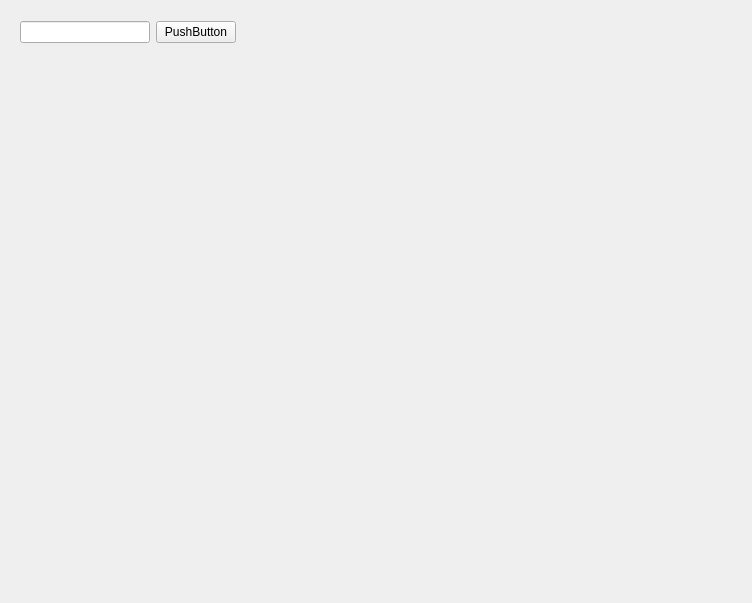
<?xml version="1.0" encoding="UTF-8"?>
<ui version="4.0">
 <class>Form</class>
 <widget class="QWidget" name="Form">
  <property name="geometry">
   <rect>
    <x>0</x>
    <y>0</y>
    <width>752</width>
    <height>603</height>
   </rect>
  </property>
  <property name="windowTitle">
   <string>Form</string>
  </property>
  <widget class="QWidget" name="">
   <property name="geometry">
    <rect>
     <x>20</x>
     <y>20</y>
     <width>216</width>
     <height>25</height>
    </rect>
   </property>
   <layout class="QHBoxLayout" name="horizontalLayout">
    <item>
     <widget class="QLineEdit" name="lineEdit"/>
    </item>
    <item>
     <widget class="QPushButton" name="pushButton">
      <property name="text">
       <string>PushButton</string>
      </property>
     </widget>
    </item>
   </layout>
  </widget>
 </widget>
 <resources/>
 <connections/>
</ui>
